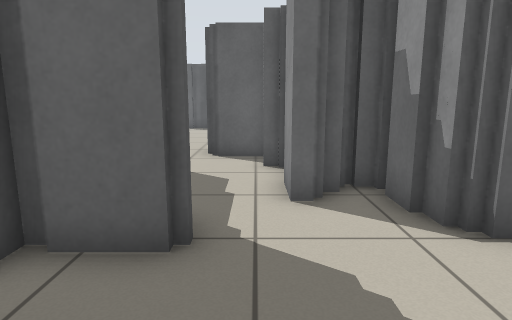
View 1 (above)

24 first-person views from a walk through a world built for the Player/Stage simulator. The camera is 0.86 m above the floor, tilts 10° down and sees 75° across. The lines on the ground mark 1 m squares. The floor is counted in squares, 0.5 m on a side. Each view is taken from the middle of a square. On the plan, view 1 faces up. The plan holds only what a view shows up to about 16 squares ahead; the rest is blank. The place goes on beyond the plan. Robots are left out.

View 2
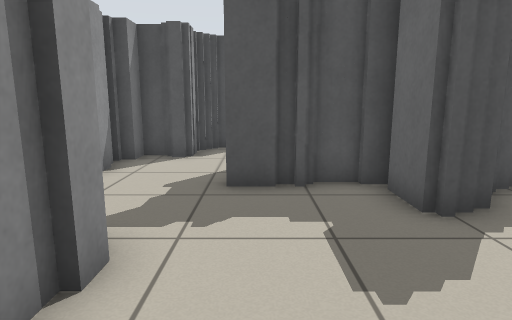

View 3
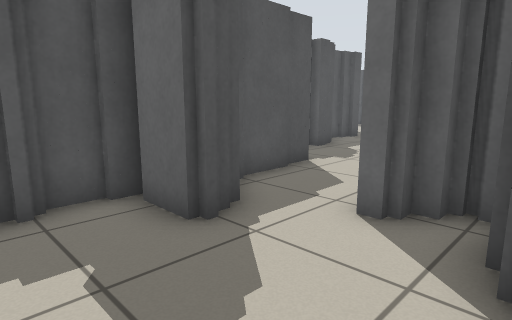

View 4
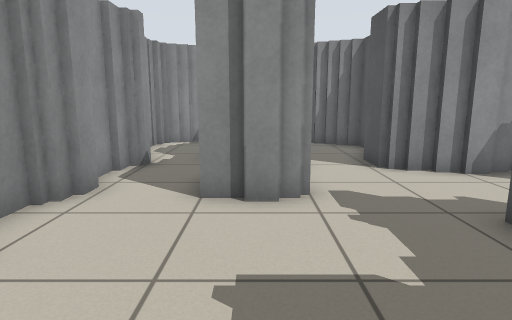

View 5
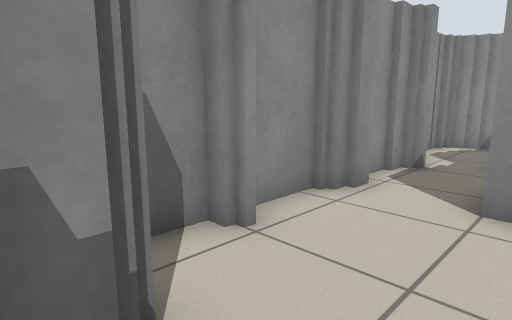

View 6
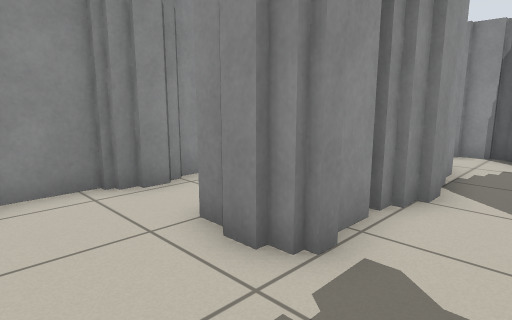

View 7
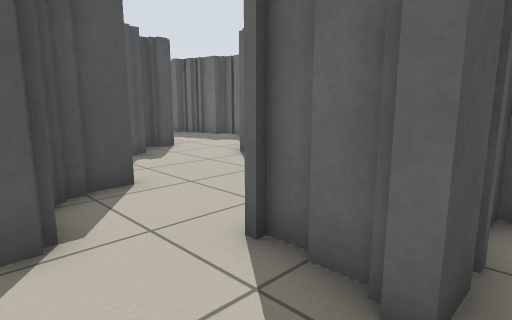

View 8
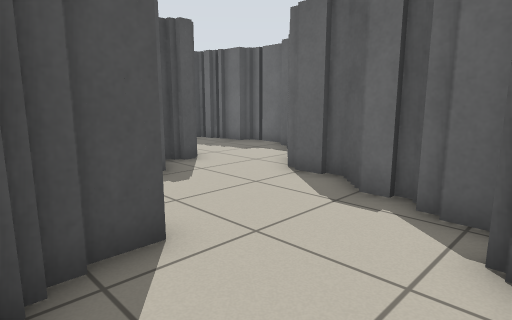

View 9
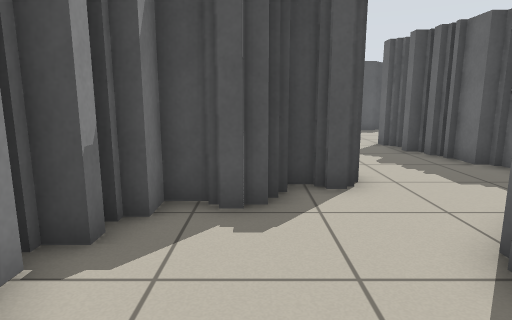

View 10
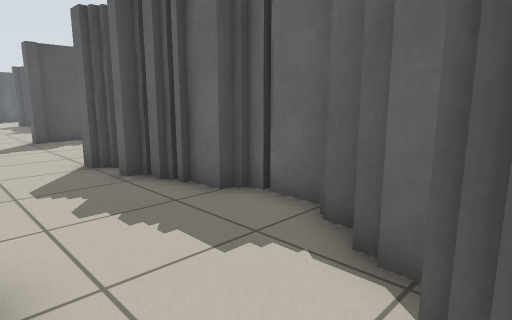

View 11
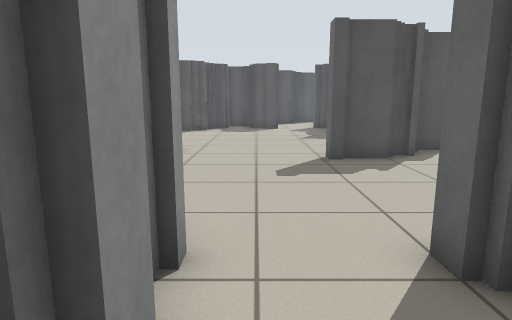

View 12
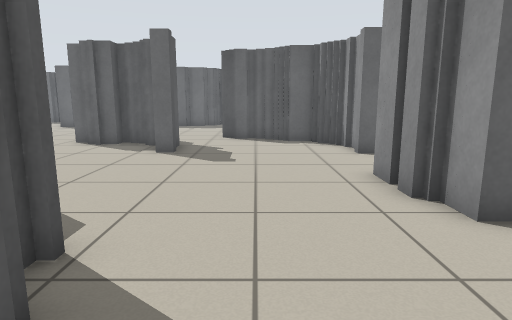

View 13
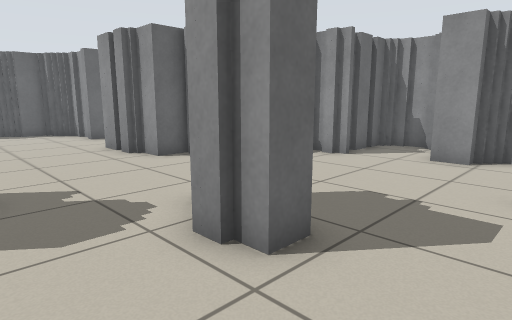

View 14
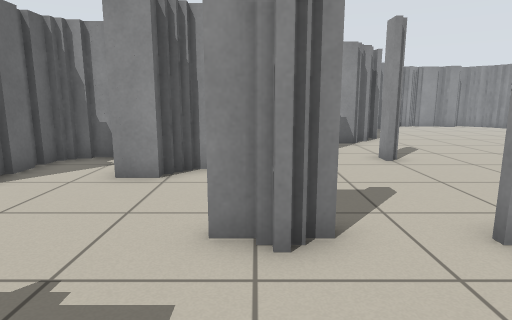

View 15
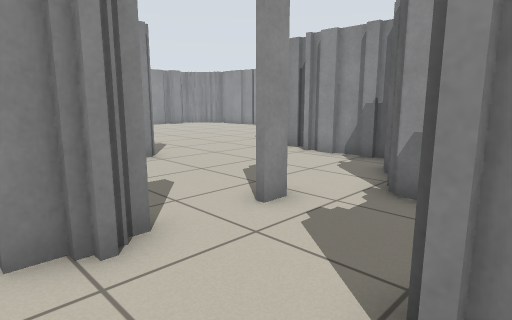

View 16
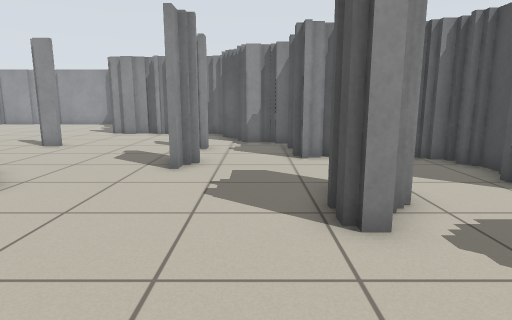

View 17
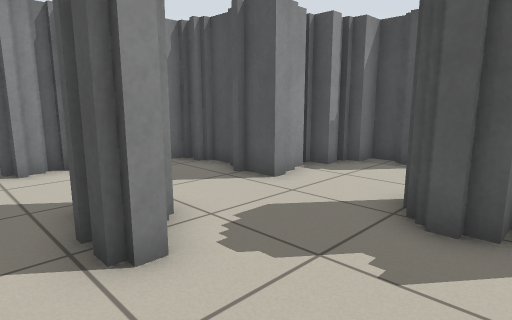

View 18
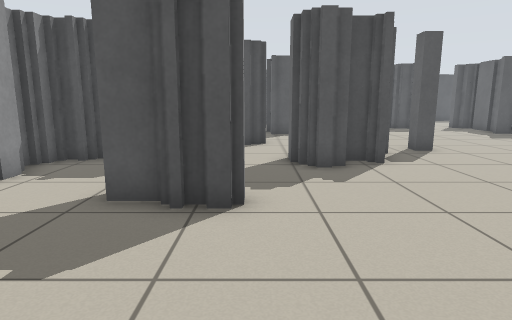

View 19
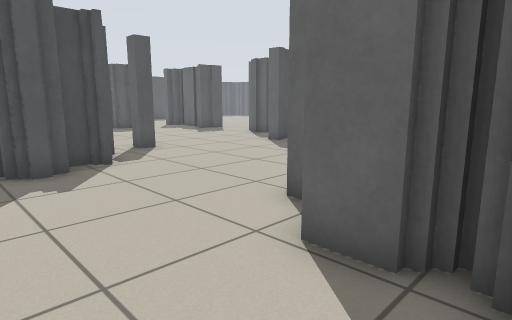

View 20
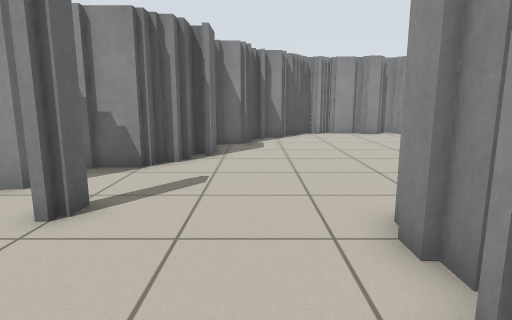

View 21
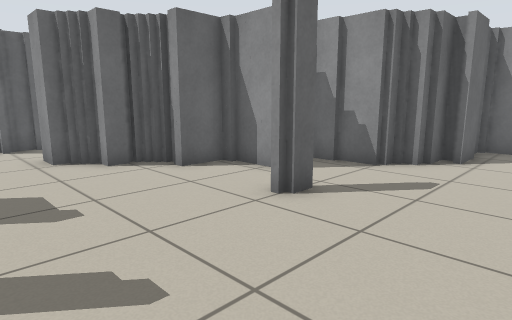

View 22
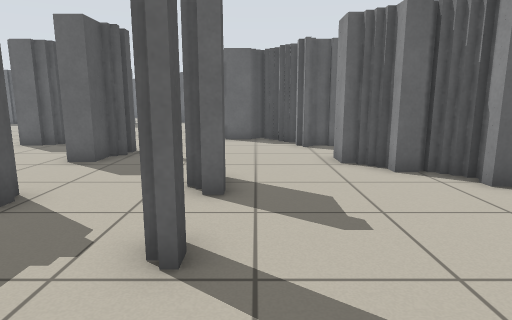

View 23
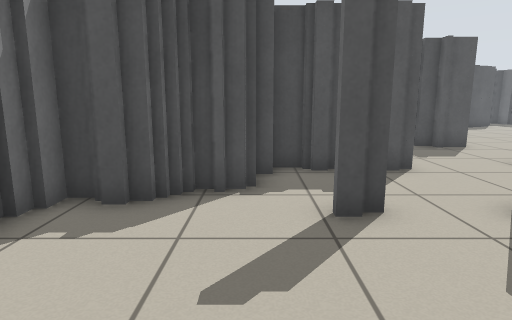

View 24
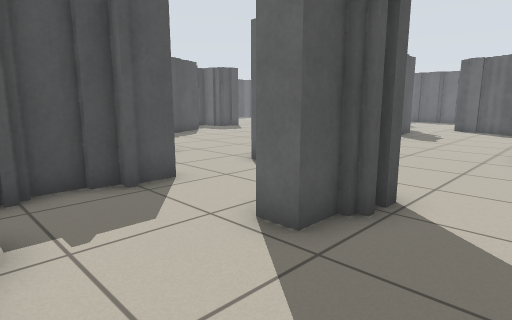

### Floor plan
Key: @ floor where view 1 was taken; # wall or solid block; . floor.
Columns run from 33 left of view 1 to 5 right of it. Each row starts with its distance up from view 1.
 12     #...####                ##.
 11  .#### ....##                ..###
 10  ....##.....##   ###         ... #
  9 .....##......#####.###        #..##
  8 .............#.......#        #...#
  7 .....................##       #...###
  6 ......................####    ##..###
  5 ............####   #.....###  ##...##
  4 ............#      ##......#  ###...#
  3 ....#.......#       #......####.......#
  2   ..........##      #.......# #.......#
  1  ....##......####   #####...###.......#
  0 ..... ##......###     ####.......@....#
 -1 ..... ##........##       ##......###.##
 -2 ......##.........####     #......#  .##
 -3   #.................#     #####..#  ..#
 -4   #.......##........#         ##.#  .##
 -5   #####...#.......#            #.#  .#
 -6     ###...........##           ..#  ..
 -7       #...........###         #..#  ..
 -8       #.......#.....##        ##..  ..#
 -9       ######.........#         ##..  ##
-10           ##.........####       ######
-11           ##..#.........#
-12           #.........#...##
-13           ###............####
-14             ##..............##
-15              #...............###
-16              ##................#
-17               ######............
-18                      ...........

Where each view was taken, in squares from view 1:
view 1: 0 up, 0 right, facing up
view 2: 1 up, 4 right, facing left
view 3: 1 up, 3 right, facing up-left
view 4: 5 up, 1 right, facing down
view 5: 5 up, 1 right, facing down-right
view 6: 2 up, 2 left, facing down-right
view 7: 2 down, 2 left, facing up-left
view 8: 1 down, 5 left, facing up-left
view 9: 3 up, 7 left, facing left
view 10: 5 up, 11 left, facing up-left
view 11: 6 up, 17 left, facing left
view 12: 3 down, 24 left, facing up
view 13: 8 down, 26 left, facing up-right
view 14: 8 down, 23 left, facing right
view 15: 7 down, 23 left, facing down-right
view 16: 1 up, 21 left, facing down
view 17: 0 up, 21 left, facing down-left
view 18: 3 down, 17 left, facing left
view 19: 3 down, 17 left, facing up-left
view 20: 15 down, 18 left, facing right
view 21: 16 down, 18 left, facing up-right
view 22: 15 down, 18 left, facing up
view 23: 13 down, 14 left, facing left
view 24: 9 down, 20 left, facing up-left
